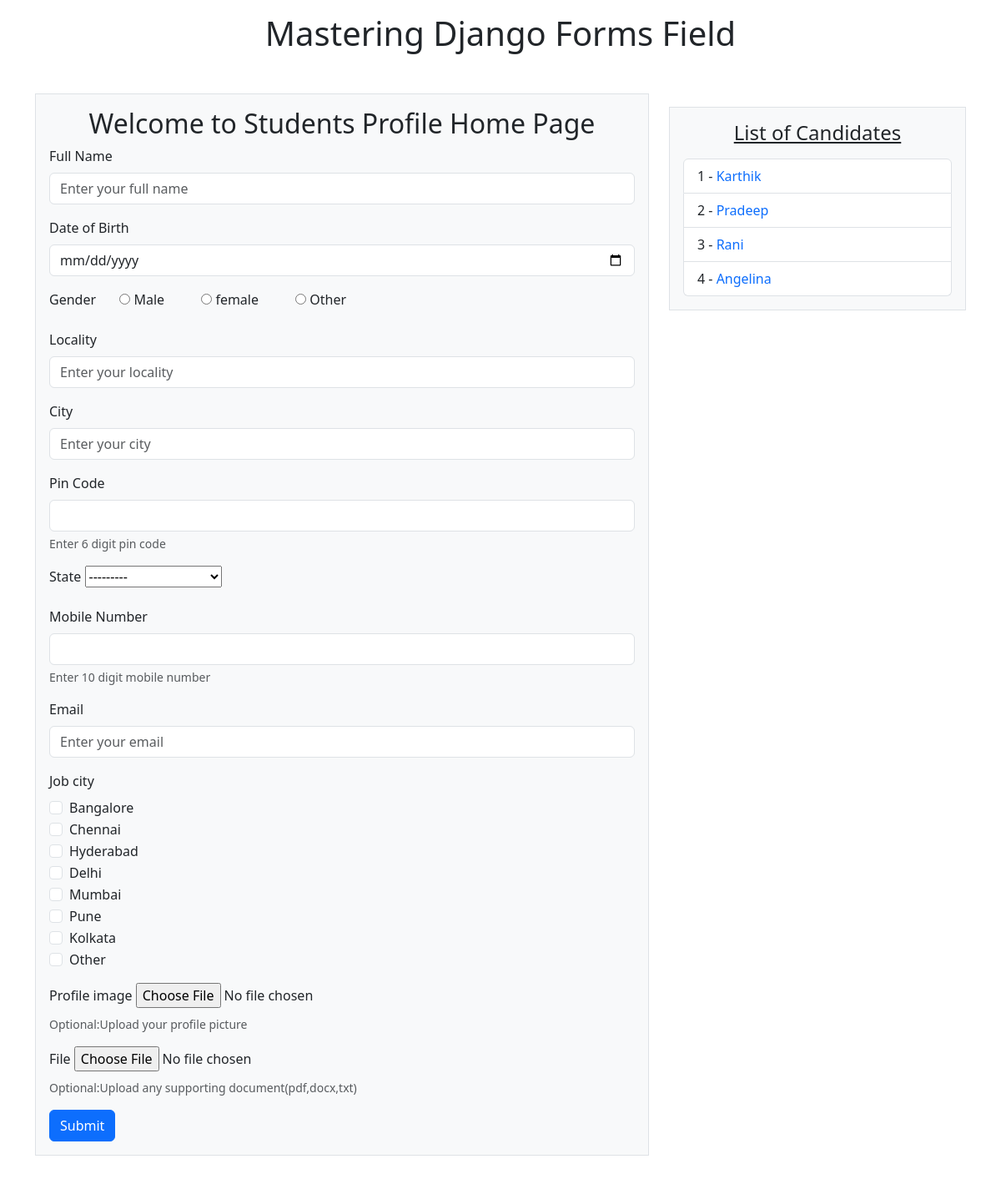
The page / on the database its author committed.
### students/models.py (models this page shows, shortened)
class Profile(models.Model):
    name=models.CharField(max_length=100)
    dob=models.DateField(auto_now=False,auto_now_add=False)
    gender=models.CharField(max_length=10)
    locality=models.CharField(max_length=100)
    city=models.CharField(max_length=50)
    pin=models.PositiveIntegerField(validators=[validate_pin],help_text="Enter 6 digit pin code")
    state=models.CharField(choices=state_choices,max_length=50)
    mobile=models.CharField(max_length=15,validators=[validators.RegexValidator(r'^\d{10}$')],help_text="Enter 10 digit mobile number")
    email=models.EmailField(max_length=100)
    job_city=models.CharField(max_length=50)
    profile_image=models.ImageField(upload_to='profile_images/',blank=True,null=True)
    file=models.FileField(upload_to='documents/',blank=True,null=True)

### students/views.py (the view)
# urls.py: 2. Add a URL to urlpatterns:  path('', views.home, name='home')
def home(request):
    candidates = Profile.objects.all()
    form = ProfileForm()
    if request.method == 'POST':
        form = ProfileForm(request.POST, request.FILES)
        if form.is_valid():
            saved_profile = form.save()
            form = ProfileForm(instance=saved_profile)  # bind saved instance
            return redirect('home')  # optional: redirect to avoid resubmission
    return render(request, 'students/home.html', {'form': form, 'candidates': candidates})

### students/templatetags/widget_filters.py (called while the page is built)
@register.filter
def widget_type(field):
    return field.field.widget.__class__.__name__

### students/templates/students/home.html (shortened to what this page needs)
{% extends 'students/base.html' %}
{% load widget_filters %}
{% block leftcontent %}
<h2 class="text-center">Welcome to Students Profile Home Page</h2>
<form action="" method="post" enctype="multipart/form-data">
    {% for field in form %}
        <div class="mb-3">
            <label class="form-label">{{ field.label }}</label>
            {% if field|widget_type == "RadioSelect" %}
                {% for radio in field %}
                    <div class="form-check form-check-inline">
                        {{ radio.tag }}
                        <label class="form-check-label">{{ radio.choice_label }}</label>
                    </div>
                {% endfor %}
            {% elif field|widget_type == "CheckboxSelectMultiple" %}
                {% for checkbox in field %}
                    <div class="form-check">
                        {{ checkbox.tag }}
                        <label class="form-check-label">{{ checkbox.choice_label }}</label>
                    </div>
                {% endfor %}
            {% else %}
                {{ field }}
            {% endif %}
            {% if field.help_text %}
                <div class="form-text">{{ field.help_text }}</div>
            {% endif %}
        </div>
    {% endfor %}
    <button type="submit" class="btn btn-primary">Submit</button>
</form>
{% endblock leftcontent %}
{% block rightcontent %}
<h4 class="text-center mb-3"><u>List of Candidates</u></h4>
<ul class="list-group">
    {% for candidate in candidates %}
        <li class="list-group-item">
            {{ candidate.id }} -
            <a href="{% url 'candidate_detail' candidate.id %}" style="text-decoration:none;">
                {{ candidate.name }}
            </a>
        </li>
    {% empty %}
        <li class="list-group-item">No candidates available.</li>
    {% endfor %}
</ul>
{% endblock rightcontent %}

### rows shown on the page
Profile: id "1", name "Karthik"
Profile: id "2", name "Pradeep"
Profile: id "3", name "Rani"
Profile: id "4", name "Angelina"

### other values the page prints
{{ field.label }} "Full Name" "Date of Birth" "Gender" "Locality" "City" "Pin Code" "State" "Mobile Number" "Email" "Job city" "Profile image" "File"
{{ radio.choice_label }} "Male" "female" "Other"
{{ field.help_text }} "Enter 6 digit pin code" "Enter 10 digit mobile number" "Optional:Upload your profile picture" "Optional:Upload any supporting document(pdf,docx,txt)"
{{ checkbox.choice_label }} "Bangalore" "Chennai" "Hyderabad" "Delhi" "Mumbai" "Pune" "Kolkata" "Other"
